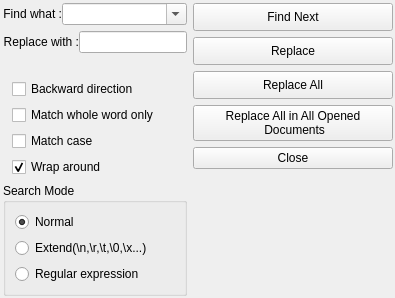
      <widget class="QWidget" name="tab_replace">
       <attribute name="title">
        <string>Replace</string>
       </attribute>
       <layout class="QHBoxLayout" name="horizontalLayout_3" stretch="3,1">
        <property name="leftMargin">
         <number>3</number>
        </property>
        <property name="topMargin">
         <number>3</number>
        </property>
        <property name="rightMargin">
         <number>2</number>
        </property>
        <property name="bottomMargin">
         <number>2</number>
        </property>
        <item>
         <layout class="QVBoxLayout" name="verticalLayout_17">
          <item>
           <layout class="QVBoxLayout" name="verticalLayout_9">
            <item>
             <layout class="QHBoxLayout" name="horizontalLayout_6" stretch="1,4">
              <property name="spacing">
               <number>0</number>
              </property>
              <item>
               <widget class="QLabel" name="label_3">
                <property name="sizePolicy">
                 <sizepolicy hsizetype="Minimum" vsizetype="Preferred">
                  <horstretch>0</horstretch>
                  <verstretch>0</verstretch>
                 </sizepolicy>
                </property>
                <property name="text">
                 <string>Find what :</string>
                </property>
                <property name="alignment">
                 <set>Qt::AlignRight|Qt::AlignTrailing|Qt::AlignVCenter</set>
                </property>
               </widget>
              </item>
              <item>
               <widget class="QComboBox" name="replaceTextBox">
                <property name="editable">
                 <bool>true</bool>
                </property>
                <property name="maxCount">
                 <number>512</number>
                </property>
               </widget>
              </item>
             </layout>
            </item>
            <item>
             <layout class="QHBoxLayout" name="horizontalLayout_7" stretch="1,4">
              <property name="spacing">
               <number>0</number>
              </property>
              <item>
               <widget class="QLabel" name="label_4">
                <property name="sizePolicy">
                 <sizepolicy hsizetype="Minimum" vsizetype="Preferred">
                  <horstretch>0</horstretch>
                  <verstretch>0</verstretch>
                 </sizepolicy>
                </property>
                <property name="text">
                 <string>Replace with :</string>
                </property>
                <property name="alignment">
                 <set>Qt::AlignRight|Qt::AlignTrailing|Qt::AlignVCenter</set>
                </property>
               </widget>
              </item>
              <item>
               <widget class="QLineEdit" name="replaceWithBox">
                <property name="sizePolicy">
                 <sizepolicy hsizetype="Preferred" vsizetype="Fixed">
                  <horstretch>0</horstretch>
                  <verstretch>0</verstretch>
                 </sizepolicy>
                </property>
               </widget>
              </item>
             </layout>
            </item>
           </layout>
          </item>
          <item>
           <spacer name="verticalSpacer_5">
            <property name="orientation">
             <enum>Qt::Vertical</enum>
            </property>
            <property name="sizeHint" stdset="0">
             <size>
              <width>20</width>
              <height>20</height>
             </size>
            </property>
           </spacer>
          </item>
          <item>
           <layout class="QVBoxLayout" name="verticalLayout_6">
            <item>
             <layout class="QVBoxLayout" name="verticalLayout_7">
              <property name="leftMargin">
               <number>9</number>
              </property>
              <property name="topMargin">
               <number>0</number>
              </property>
              <property name="rightMargin">
               <number>0</number>
              </property>
              <property name="bottomMargin">
               <number>0</number>
              </property>
              <item>
               <widget class="QCheckBox" name="replaceBackwardBox">
                <property name="text">
                 <string>Backward direction</string>
                </property>
               </widget>
              </item>
              <item>
               <widget class="QCheckBox" name="replaceMatchWholeBox">
                <property name="text">
                 <string>Match whole word only</string>
                </property>
               </widget>
              </item>
              <item>
               <widget class="QCheckBox" name="replaceMatchCaseBox">
                <property name="text">
                 <string>Match case</string>
                </property>
               </widget>
              </item>
              <item>
               <widget class="QCheckBox" name="replaceWrapBox">
                <property name="text">
                 <string>Wrap around</string>
                </property>
                <property name="checked">
                 <bool>true</bool>
                </property>
               </widget>
              </item>
             </layout>
            </item>
            <item>
             <widget class="QGroupBox" name="groupBox_2">
              <property name="title">
               <string>Search Mode</string>
              </property>
              <layout class="QVBoxLayout" name="verticalLayout_5">
               <item>
                <widget class="QRadioButton" name="replaceModeNormalBox">
                 <property name="text">
                  <string>Normal</string>
                 </property>
                 <property name="checked">
                  <bool>true</bool>
                 </property>
                </widget>
               </item>
               <item>
                <widget class="QRadioButton" name="replaceModeExtendBox">
                 <property name="text">
                  <string>Extend(\n,\r,\t,\0,\x...)</string>
                 </property>
                </widget>
               </item>
               <item>
                <widget class="QRadioButton" name="replaceModeRegularBt">
                 <property name="text">
                  <string>Regular expression</string>
                 </property>
                </widget>
               </item>
              </layout>
             </widget>
            </item>
           </layout>
          </item>
         </layout>
        </item>
        <item>
         <layout class="QVBoxLayout" name="verticalLayout_8">
          <item>
           <widget class="QPushButton" name="replaceFindNextBox">
            <property name="sizePolicy">
             <sizepolicy hsizetype="Preferred" vsizetype="Fixed">
              <horstretch>0</horstretch>
              <verstretch>0</verstretch>
             </sizepolicy>
            </property>
            <property name="minimumSize">
             <size>
              <width>200</width>
              <height>28</height>
             </size>
            </property>
            <property name="text">
             <string>Find Next</string>
            </property>
           </widget>
          </item>
          <item>
           <widget class="QPushButton" name="replaceBt">
            <property name="sizePolicy">
             <sizepolicy hsizetype="Preferred" vsizetype="Fixed">
              <horstretch>0</horstretch>
              <verstretch>0</verstretch>
             </sizepolicy>
            </property>
            <property name="minimumSize">
             <size>
              <width>200</width>
              <height>28</height>
             </size>
            </property>
            <property name="text">
             <string>Replace</string>
            </property>
           </widget>
          </item>
          <item>
           <widget class="QPushButton" name="replaceAllBt">
            <property name="sizePolicy">
             <sizepolicy hsizetype="Preferred" vsizetype="Fixed">
              <horstretch>0</horstretch>
              <verstretch>0</verstretch>
             </sizepolicy>
            </property>
            <property name="minimumSize">
             <size>
              <width>200</width>
              <height>28</height>
             </size>
            </property>
            <property name="text">
             <string>Replace All</string>
            </property>
           </widget>
          </item>
          <item>
           <widget class="QPushButton" name="replaceAllinAllOpenBt">
            <property name="sizePolicy">
             <sizepolicy hsizetype="Preferred" vsizetype="Fixed">
              <horstretch>0</horstretch>
              <verstretch>0</verstretch>
             </sizepolicy>
            </property>
            <property name="minimumSize">
             <size>
              <width>200</width>
              <height>34</height>
             </size>
            </property>
            <property name="text">
             <string>Replace All in All Opened 
 Documents</string>
            </property>
           </widget>
          </item>
          <item>
           <widget class="QPushButton" name="replaceCloseBt">
            <property name="sizePolicy">
             <sizepolicy hsizetype="Preferred" vsizetype="Fixed">
              <horstretch>0</horstretch>
              <verstretch>0</verstretch>
             </sizepolicy>
            </property>
            <property name="minimumSize">
             <size>
              <width>200</width>
              <height>0</height>
             </size>
            </property>
            <property name="text">
             <string>Close</string>
            </property>
           </widget>
          </item>
          <item>
           <spacer name="verticalSpacer_6">
            <property name="orientation">
             <enum>Qt::Vertical</enum>
            </property>
            <property name="sizeHint" stdset="0">
             <size>
              <width>20</width>
              <height>40</height>
             </size>
            </property>
           </spacer>
          </item>
         </layout>
        </item>
       </layout>
      </widget>
